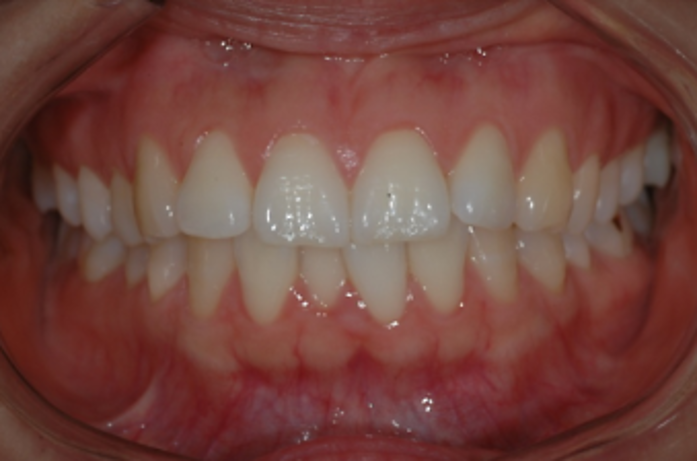
#> input picture study/image_registeration/before.png, 697 x 461 px, found by its file name
$ jupyter execute --allow-errors image_matching.ipynb
#> lines starting #> are read from the running program, lines starting #| are printed output that depends on the picture
[cell 1]
import cv2
import numpy as np
import matplotlib.pyplot as plt

[cell 2]
b_img = cv2.imread('/home/tkd_010/ImageProcessing/study/image_registeration/before.png')
#> b_img is the input picture: shape (461, 697, 3); mean B, G, R 62.8, 70, 115.4
a_img = cv2.imread('/home/tkd_010/ImageProcessing/study/image_registeration/after.png')
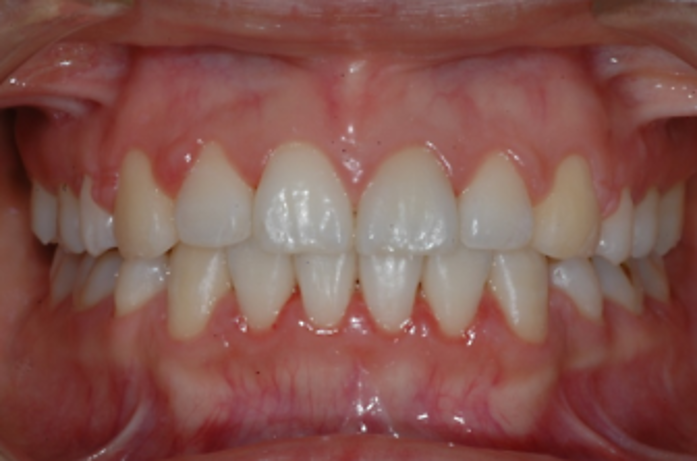
#> input picture study/image_registeration/after.png, 697 x 461 px, found by its file name
#> a_img is the input picture: shape (461, 697, 3); mean B, G, R 78.5, 84.9, 131.6

b_img = cv2.cvtColor(b_img, cv2.COLOR_BGR2GRAY)
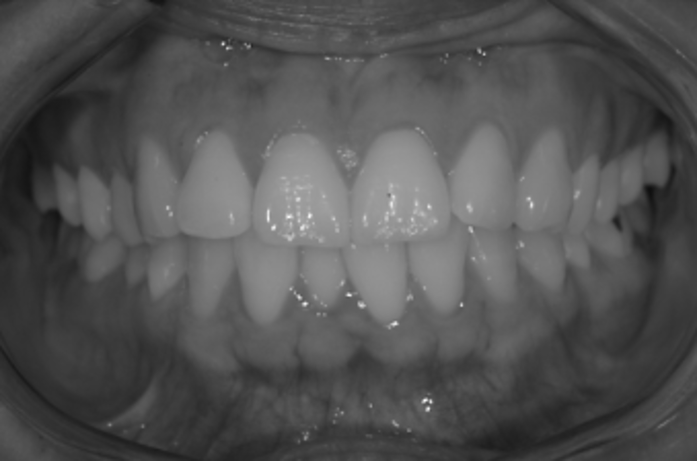
#> b_img: shape (461, 697); min 14, max 246, mean 82.8
a_img = cv2.cvtColor(a_img, cv2.COLOR_BGR2GRAY)
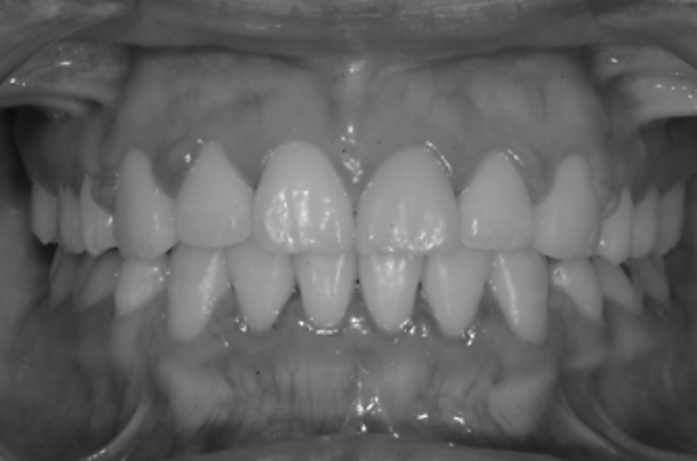
#> a_img: shape (461, 697); min 13, max 251, mean 98.1

[cell 3]
b_img.shape, a_img.shape
#> Out = ((461, 697), (461, 697))

[cell 4]
plt.imshow(b_img)
plt.show()

### 특징 매칭 (Feature Matching)
: 서로 다른 두 이미지에서 특징점과 특징 디스크립터들을 비교하여 비슷한 객체끼리 짝짓는 것

##### 디스크립터(Descriptor)
: 특징점 주변 픽셀을 일정한 크기의 블록으로 나누어, 각 블록에 속한 픽셀의 그레디언트 히스토그램을 계산한 것
- 특징점 주변의 밝기, 색상, 방향, 크기 등의 정보를 포함

##### match() 함수
: 모든 디스크립터를 하나하나 비교하여 매칭점을 찾음
- 거리를 sorting하여 거리가 긴/짧은 상위 몇 퍼센트 값만 골를 수 있음

#> (a cell that did not finish here is left out)

#> (a cell that did not finish here is left out)

#> (a cell that did not finish here is left out)

#> (a cell that did not finish here is left out)

### knnMatch() 함수
: 디스크립터당 k개의 최근접 이웃 매칭점을 가까운 순서대로 반환함
- 최근접 이웃 중 거리가 가까운 상위 몇 퍼센트만 추출한다면 좋은 매칭점을 찾아낼 수 있음

[cell 9]
# ORB - 디스크립터 추출
detector = cv2.ORB_create()
kp1, desc1 = detector.detectAndCompute(b_img, None)
#> kp1 = 468 keypoints; strongest (x, y, size): (425, 400, 31), (428, 408, 31), (223, 43, 31), (426, 403, 44.6)
kp2, desc2 = detector.detectAndCompute(a_img, None)
#> kp2 = 500 keypoints; strongest (x, y, size): (363, 428, 31), (301, 323, 31), (425, 416, 31), (469, 343, 31)

# BF-Hamming - 매칭점 추출
matcher = cv2.BFMatcher(cv2.NORM_HAMMING2)
# knnMatch - 최근접한 이웃 2개의 점에 대하여
matches = matcher.knnMatch(desc1, desc2, 2)
#> matches = 468 matches

ratio = 0.75
good_matches = [first for first, second in matches \
                if first.distance < second.distance * ratio]
#> good_matches = 7 matches
print('matches:%d/%d' %(len(good_matches),len(matches)))
#| matches:7/468

[cell 10]
good_matches
#> Out = 7 matches

[cell 11]
res = cv2.drawMatches(b_img, kp1, a_img, kp2, good_matches, None, \
    flags=cv2.DRAW_MATCHES_FLAGS_NOT_DRAW_SINGLE_POINTS)
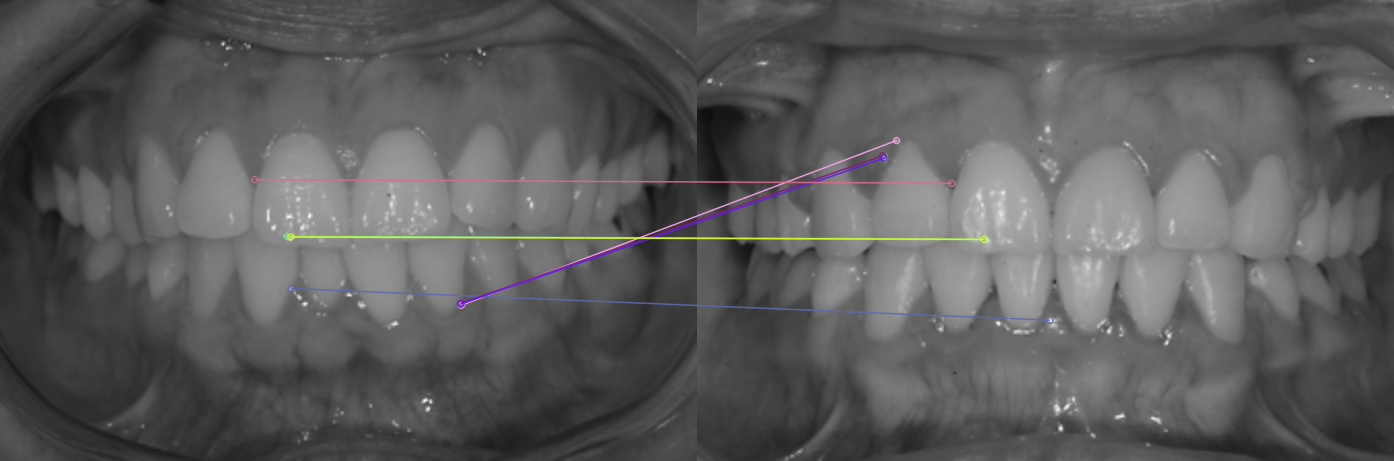
#> res: shape (461, 1394, 3); mean of channels 0, 1, 2 90.8, 90.7, 90.9; drawn as B, G, R

[cell 12]
plt.imshow(res)
plt.show()

# cv2.findHomography
: 원래 좌표의 행렬을 '여러 매칭점으로' '근사한' 원근 변환 행렬을 구하는 함수
* 0 (defualt) : 최소 제곱법으로 근사 계산 \
--틀린 매칭점에 대한 오차가 크게 나옴
* cv2.RANSAC(Random Sample Consensus) : 임의의 좌표만 선정하여, 만족도가 큰 것만 선정하여 근사 계산 \
--선정된 점은 정상치로 분류, 이외의 점은 이상치로 분류하여 노이즈로 판단
* cv2.LMEDS(Least Median of Squares) : 제곱의 최소 중간값을 사용하여 근사 계산\
--정상치가 50% 이상인 경우에만 정상 작동함
* cv2.RHO(Progressive Sample Consensus) : 이상치가 많은 경우에 RANSAC보다 빠름

* cv2.getPerspectiveTransform
: 원래 좌표의 행렬을 '4개의 꼭짓점으로' 정확한 원근 변환 행렬로 변환하는 함수

* cv2.perspectiveTransform
: 원근 변환할 새로운 좌표 배열을 반환함

### Mapper

[cell 13]
b_img = cv2.imread('/home/tkd_010/ImageProcessing/study/image_registeration/before.png')
a_img = cv2.imread('/home/tkd_010/ImageProcessing/study/image_registeration/after.png')


mapper = cv2.reg_MapperGradProj()
# mapper = mapper.calculate(b_img, a_img)
# mapper = cv2.reg_MapperGradProj.calculate(b_img, a_img)
# mapper = cv2.reg_MapperGradProj.getMap(mapper)

mapp_pyr = cv2.reg_MapperPyramid(mapper)
map_ptr = mapp_pyr.calculate(b_img, a_img)

map_proj = cv2.reg.MapTypeCaster_toProjec(map_ptr)  ## calculate에 의해 반환된 Map에 대한 포인터를 Map 포인터 유형으로 변환함
map_proj.normalize()


dest = map_proj.scale(0.8)
dest = map_proj.inverseWarp(b_img, a_img)
# dest = map_proj.warp(b_img, a_img)

dest = cv2.cvtColor(dest, cv2.COLOR_BGR2RGB)

[cell 14]
b_img = cv2.imread('/home/tkd_010/ImageProcessing/study/image_registeration/before.png')
a_img = cv2.imread('/home/tkd_010/ImageProcessing/study/image_registeration/after.png')

b_img = cv2.cvtColor(b_img, cv2.COLOR_BGR2RGB)
a_img = cv2.cvtColor(a_img, cv2.COLOR_BGR2RGB)
#> a_img: shape (461, 697, 3)

plt.figure(figsize=(15,15))
plt.subplot(1,3,1)
plt.imshow(b_img)
plt.axis('off')

plt.subplot(1,3,2)
plt.imshow(a_img)
plt.axis('off')

plt.subplot(1,3,3)
plt.imshow(dest)
plt.axis('off')
plt.show()
